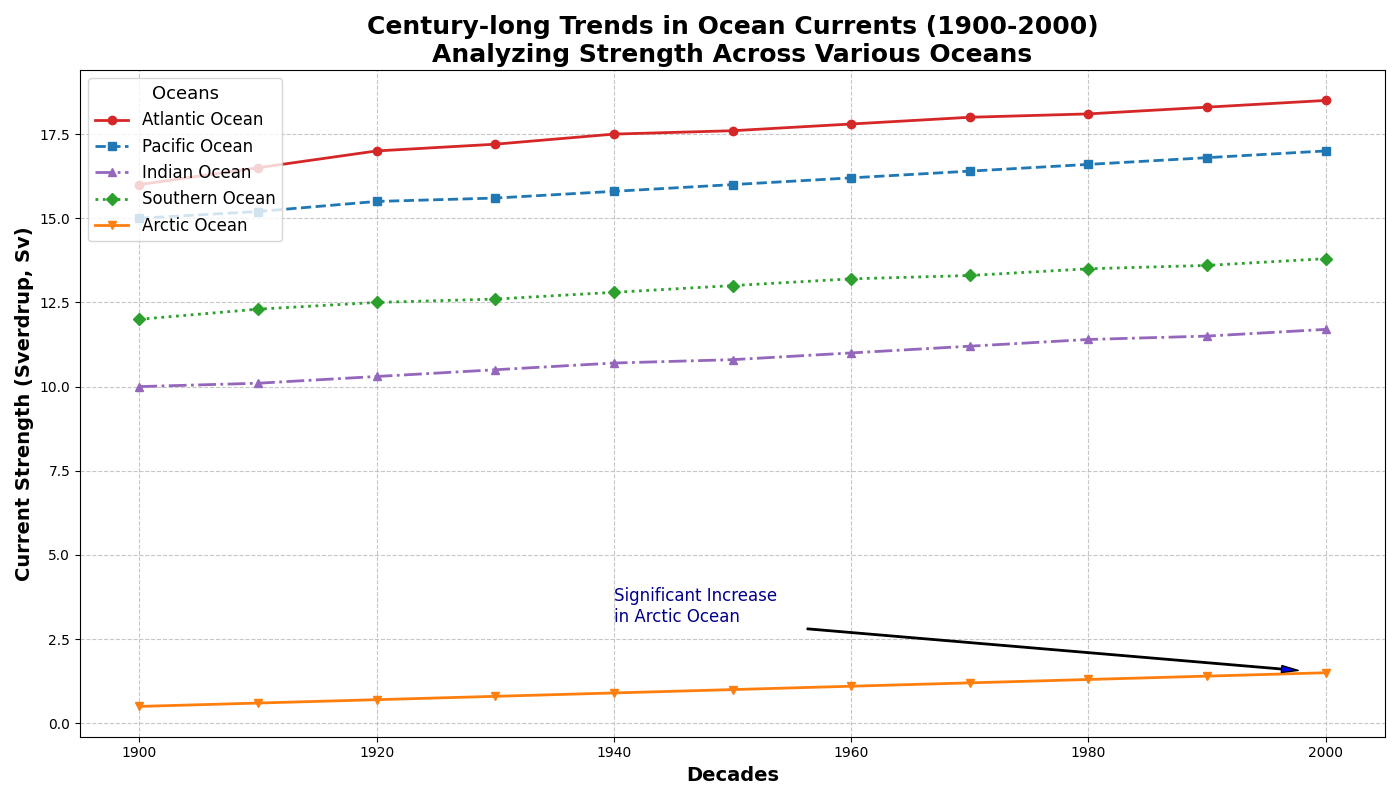

Python code for this plot:
import matplotlib.pyplot as plt
import numpy as np

decades = np.arange(1900, 2001, 10)

atlantic_data = [16, 16.5, 17, 17.2, 17.5, 17.6, 17.8, 18, 18.1, 18.3, 18.5]
pacific_data = [15, 15.2, 15.5, 15.6, 15.8, 16, 16.2, 16.4, 16.6, 16.8, 17]
indian_data = [10, 10.1, 10.3, 10.5, 10.7, 10.8, 11, 11.2, 11.4, 11.5, 11.7]
southern_data = [12, 12.3, 12.5, 12.6, 12.8, 13, 13.2, 13.3, 13.5, 13.6, 13.8]
arctic_data = [0.5, 0.6, 0.7, 0.8, 0.9, 1, 1.1, 1.2, 1.3, 1.4, 1.5]

fig, ax1 = plt.subplots(figsize=(14, 8))

# Colors are shuffled by swapping them among the line plots
ax1.plot(decades, atlantic_data, label='Atlantic Ocean', marker='o', linestyle='-', linewidth=2, color='#d62728')  # Changed
ax1.plot(decades, pacific_data, label='Pacific Ocean', marker='s', linestyle='--', linewidth=2, color='#1f77b4')  # Changed
ax1.plot(decades, indian_data, label='Indian Ocean', marker='^', linestyle='-.', linewidth=2, color='#9467bd')  # Changed
ax1.plot(decades, southern_data, label='Southern Ocean', marker='D', linestyle=':', linewidth=2, color='#2ca02c')  # Changed
ax1.plot(decades, arctic_data, label='Arctic Ocean', marker='v', linestyle='-', linewidth=2, color='#ff7f0e')  # Changed

ax1.set_title("Century-long Trends in Ocean Currents (1900-2000)\nAnalyzing Strength Across Various Oceans", fontsize=18, fontweight='bold')
ax1.set_xlabel('Decades', fontsize=14, fontweight='bold')
ax1.set_ylabel('Current Strength (Sverdrup, Sv)', fontsize=14, fontweight='bold')
ax1.legend(loc='upper left', title='Oceans', fontsize=12, title_fontsize='13')
ax1.grid(True, linestyle='--', alpha=0.7)

ax1.annotate('Significant Increase\nin Arctic Ocean', xy=(2000, 1.5), xytext=(1940, 3),
             arrowprops=dict(facecolor='blue', shrink=0.05, width=1, headwidth=5),
             fontsize=12, color='darkblue')

plt.tight_layout()
plt.show()
